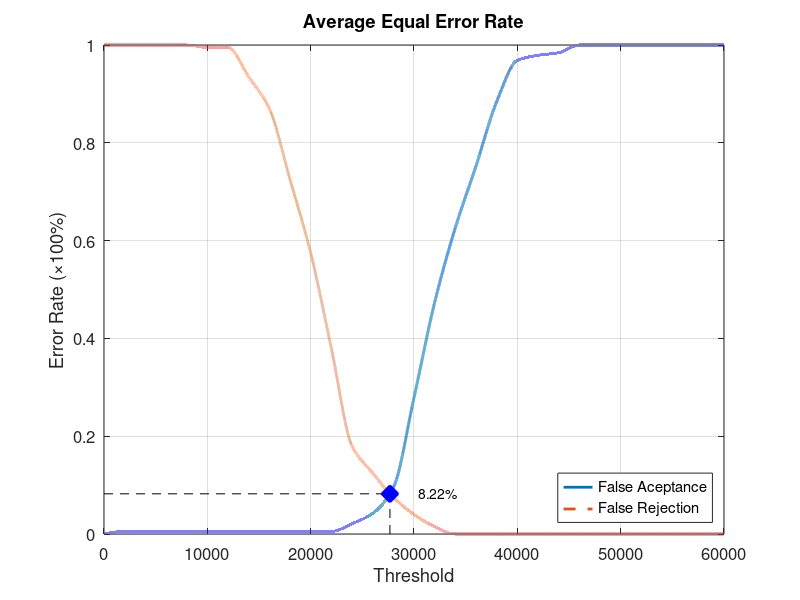
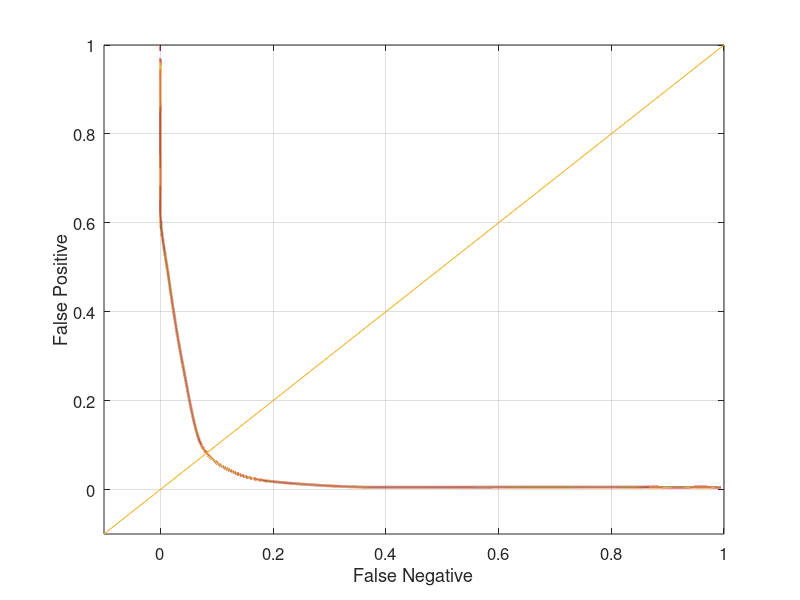

MATLAB code to generate these figures, in order:
function yEER = Database3_1
close all;
clear;
clc;
x = 0:2000:60000;
xq = 0:0.5:60000;

y0 = [0 0.00526316 0.00526316 0.00526316 0.00526316 0.00526316 0.00526316 0.00526316 0.00526316 0.00526316 0.00526316 0.00526316 0.0210526 0.0421053 0.0947368 0.278947 0.473684 0.626316 0.752632 0.884211 0.968421 0.978947 0.984211 1 1 1 1 1 1 1 1];
yy0 = interp1(x, y0, xq, 'pchip');
y1 = [1 1 1 1 1 0.995 0.995 0.935 0.87 0.725 0.575 0.38 0.18 0.125 0.075 0.04 0.015 0 0 0 0 0 0 0 0 0 0 0 0 0 0];
yy1 = interp1(x, y1, xq, 'pchip');

% Calculating EER: 
y2 = abs(y0 - y1);
find(y2 == min(y2))
yy2 = abs(yy0 - yy1);
xEER = find(yy2 == min(yy2));
xEERIndex = xq(xEER) % X-axis EER
yEER = yy0(xEER) % Y-axis EER

main = figure
plot(xq, yy0,'-','LineWidth', 2);	hold on
plot(xq, yy1,'--','LineWidth', 2);	hold on
plot([xEERIndex xEERIndex], [0 yEER], 'k--');	hold on
plot([0 xEERIndex], [yEER yEER], 'k--');	hold on
plot(xEERIndex, yEER, 'bx', 'LineWidth', 10);	hold on
text(xEERIndex + 10 * xEERIndex / 100, yEER, [num2str(round((10000 * yEER)) / 100) '%'])
legend('False Aceptance', 'False Rejection', 'Location', 'SouthEast')
xlabel('Threshold')
ylabel('Error Rate (\times100%)')
title('Average Equal Error Rate')
set(gca, 'FontSize', 12)
axis([0 60000 0 1])
grid on

print(main, 'Database3_1Main', '-dpng');
FNRxFPR = figure('Color', [1 1 1]);
plot(yy1, yy0, '-', yy1, yy0, 'LineWidth', 2);
hold on
y = -0.1:0.1:1
plot(y, y); 
set(gca, 'FontSize', 12)
xlabel('False Negative')
ylabel('False Positive')
axis([-0.1 1 -0.1 1])
set(gca, 'FontSize', 12)
grid on

print(FNRxFPR, 'Database3_1FNRxFPR','-dpng');
end
